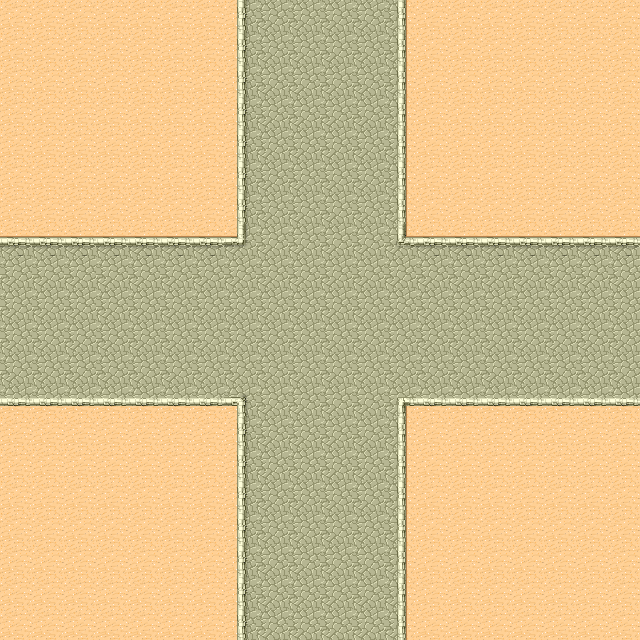

This is a level from a 2D game, rendered from its Tiled map with the project's own tilesets. A one-line summary and the complete map file follow:
An orthogonal 20x20 tile map with 32x32 px tiles, 2 tile layers (bgLayer, blockedLayer), 3 tilesets and 12 objects (4x signal, 4x startPoint, 4x zone).

<map version="1.0" orientation="orthogonal" renderorder="right-down" width="20" height="20" tilewidth="32" tileheight="32" nextobjectid="26">
 <tileset firstgid="1" name="tmw_desert_spacing" tilewidth="32" tileheight="32" spacing="1" margin="1">
  <image source="../images/tmw_desert_spacing.png" width="265" height="199" />
 </tileset>
 <tileset firstgid="49" name="car90" tilewidth="32" tileheight="32">
  <image source="../images/car90.png" width="32" height="32" />
 </tileset>
 <tileset firstgid="50" name="beam" tilewidth="16" tileheight="5">
  <image source="../images/beam.png" width="16" height="5" />
 </tileset>
 <layer name="bgLayer" width="20" height="20">
  <data encoding="csv">
30,30,30,30,30,30,30,30,34,34,34,34,30,30,30,30,30,30,30,30,
30,30,30,30,30,30,30,30,34,34,34,34,30,30,30,30,30,30,30,30,
30,30,30,30,30,30,30,30,34,34,34,34,30,30,30,30,30,30,30,30,
30,30,30,30,30,30,30,30,34,34,34,34,30,30,30,30,30,30,30,30,
30,30,30,30,30,30,30,30,34,34,34,34,30,30,30,30,30,30,30,30,
30,30,30,30,30,30,30,30,34,34,34,34,30,30,30,30,30,30,30,30,
30,30,30,30,30,30,30,30,34,34,34,34,30,30,30,30,30,30,30,30,
30,30,30,30,30,30,30,30,34,34,34,34,30,30,30,30,30,30,30,30,
34,34,34,34,34,34,34,34,34,34,34,34,34,34,34,34,34,34,34,34,
34,34,34,34,34,34,34,34,34,34,34,34,34,34,34,34,34,34,34,34,
34,34,34,34,34,34,34,34,34,34,34,34,34,34,34,34,34,34,34,34,
34,34,34,34,34,34,34,34,34,34,34,34,34,34,34,34,34,34,34,34,
30,30,30,30,30,30,30,30,34,34,34,34,30,30,30,30,30,30,30,30,
30,30,30,30,30,30,30,30,34,34,34,34,30,30,30,30,30,30,30,30,
30,30,30,30,30,30,30,30,34,34,34,34,30,30,30,30,30,30,30,30,
30,30,30,30,30,30,30,30,34,34,34,34,30,30,30,30,30,30,30,30,
30,30,30,30,30,30,30,30,34,34,34,34,30,30,30,30,30,30,30,30,
30,30,30,30,30,30,30,30,34,34,34,34,30,30,30,30,30,30,30,30,
30,30,30,30,30,30,30,30,34,34,34,34,30,30,30,30,30,30,30,30,
30,30,30,30,30,30,30,30,34,34,34,34,30,30,30,30,30,30,30,30
</data>
 </layer>
 <layer name="blockedLayer" width="20" height="20">
  <data encoding="csv">
0,0,0,0,0,0,0,33,0,0,0,0,35,0,0,0,0,0,0,0,
0,0,0,0,0,0,0,33,0,0,0,0,35,0,0,0,0,0,0,0,
0,0,0,0,0,0,0,33,0,0,0,0,35,0,0,0,0,0,0,0,
0,0,0,0,0,0,0,33,0,0,0,0,35,0,0,0,0,0,0,0,
0,0,0,0,0,0,0,33,0,0,0,0,35,0,0,0,0,0,0,0,
0,0,0,0,0,0,0,33,0,0,0,0,35,0,0,0,0,0,0,0,
0,0,0,0,0,0,0,33,0,0,0,0,35,0,0,0,0,0,0,0,
26,26,26,26,26,26,26,45,0,0,0,0,44,26,26,26,26,26,26,26,
0,0,0,0,0,0,0,0,0,0,0,0,0,0,0,0,0,0,0,0,
0,0,0,0,0,0,0,0,0,0,0,0,0,0,0,0,0,0,0,0,
0,0,0,0,0,0,0,0,0,0,0,0,0,0,0,0,0,0,0,0,
0,0,0,0,0,0,0,0,0,0,0,0,0,0,0,0,0,0,0,0,
42,42,42,42,42,42,42,37,0,0,0,0,36,42,42,42,42,42,42,42,
0,0,0,0,0,0,0,33,0,0,0,0,35,0,0,0,0,0,0,0,
0,0,0,0,0,0,0,33,0,0,0,0,35,0,0,0,0,0,0,0,
0,0,0,0,0,0,0,33,0,0,0,0,35,0,0,0,0,0,0,0,
0,0,0,0,0,0,0,33,0,0,0,0,35,0,0,0,0,0,0,0,
0,0,0,0,0,0,0,33,0,0,0,0,35,0,0,0,0,0,0,0,
0,0,0,0,0,0,0,33,0,0,0,0,35,0,0,0,0,0,0,0,
0,0,0,0,0,0,0,33,0,0,0,0,35,0,0,0,0,0,0,0
</data>
 </layer>
 <objectgroup name="objectsLayer">
  <object id="3" name="signal" gid="48" x="192" y="448">
   <properties>
    <property name="from" value="west" />
    <property name="lzId" value="1" />
    <property name="lzgId" value="1" />
    <property name="sprite" value="signal" />
    <property name="type" value="signal" />
   </properties>
  </object>
  <object id="5" name="startPoint" gid="49" x="0" y="368">
   <properties>
    <property name="from" value="west" />
    <property name="sprite" value="car" />
    <property name="type" value="carStart" />
   </properties>
  </object>
  <object id="9" name="zone" x="256" y="320" width="64" height="64">
   <properties>
    <property name="geometry" value="yes" />
    <property name="lzId" value="1" />
    <property name="type" value="zone" />
   </properties>
  </object>
  <object id="10" name="startPoint" gid="2147483697" x="608" y="305">
   <properties>
    <property name="from" value="east" />
    <property name="sprite" value="car" />
    <property name="type" value="carStart" />
   </properties>
  </object>
  <object id="11" name="signal" gid="48" x="416" y="224">
   <properties>
    <property name="from" value="east" />
    <property name="lzId" value="2" />
    <property name="lzgId" value="1" />
    <property name="sprite" value="signal" />
    <property name="type" value="signal" />
   </properties>
  </object>
  <object id="19" name="signal" gid="48" x="192" y="224">
   <properties>
    <property name="from" value="north" />
    <property name="lzId" value="3" />
    <property name="lzgId" value="1" />
    <property name="sprite" value="signal" />
    <property name="type" value="signal" />
   </properties>
  </object>
  <object id="20" name="signal" gid="48" x="416" y="448">
   <properties>
    <property name="from" value="south" />
    <property name="lzId" value="4" />
    <property name="lzgId" value="1" />
    <property name="sprite" value="signal" />
    <property name="type" value="signal" />
   </properties>
  </object>
  <object id="21" name="zone" x="320" y="320" width="64" height="64">
   <properties>
    <property name="geometry" value="yes" />
    <property name="lzId" value="4" />
    <property name="type" value="zone" />
   </properties>
  </object>
  <object id="22" name="zone" x="256" y="256" width="64" height="64">
   <properties>
    <property name="geometry" value="yes" />
    <property name="lzId" value="3" />
    <property name="type" value="zone" />
   </properties>
  </object>
  <object id="23" name="zone" x="320" y="256" width="64" height="64">
   <properties>
    <property name="geometry" value="yes" />
    <property name="lzId" value="2" />
    <property name="type" value="zone" />
   </properties>
  </object>
  <object id="24" name="startPoint" gid="49" x="272" y="32">
   <properties>
    <property name="from" value="north" />
    <property name="sprite" value="car" />
    <property name="type" value="carStart" />
   </properties>
  </object>
  <object id="25" name="startPoint" gid="49" x="336" y="640">
   <properties>
    <property name="from" value="south" />
    <property name="sprite" value="car" />
    <property name="type" value="carStart" />
   </properties>
  </object>
 </objectgroup>
</map>
